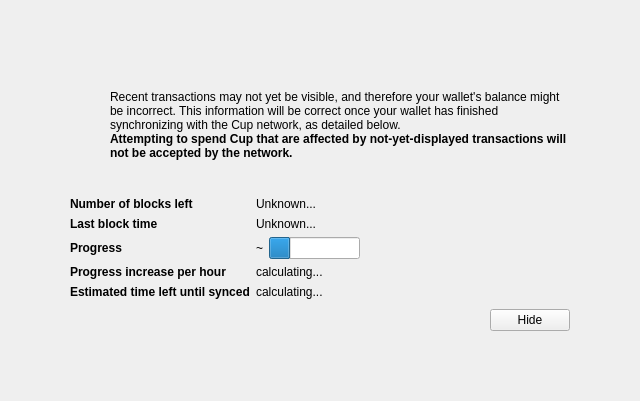
<?xml version="1.0" encoding="UTF-8"?>
<ui version="4.0">
 <class>ModalOverlay</class>
 <widget class="ModalOverlay" name="ModalOverlay">
  <property name="geometry">
   <rect>
    <x>0</x>
    <y>0</y>
    <width>640</width>
    <height>401</height>
   </rect>
  </property>
  <property name="windowTitle">
   <string>Form</string>
  </property>
  <layout class="QVBoxLayout" name="verticalLayout" stretch="0">
   <property name="sizeConstraint">
    <enum>QLayout::SetDefaultConstraint</enum>
   </property>
   <property name="leftMargin">
    <number>0</number>
   </property>
   <property name="topMargin">
    <number>0</number>
   </property>
   <property name="rightMargin">
    <number>0</number>
   </property>
   <property name="bottomMargin">
    <number>0</number>
   </property>
   <item>
    <widget class="QWidget" name="bgWidget" native="true">
     <property name="styleSheet">
      <string notr="true"/>
     </property>
     <layout class="QVBoxLayout" name="verticalLayoutMain" stretch="0">
      <property name="leftMargin">
       <number>60</number>
      </property>
      <property name="topMargin">
       <number>60</number>
      </property>
      <property name="rightMargin">
       <number>60</number>
      </property>
      <property name="bottomMargin">
       <number>60</number>
      </property>
      <item>
       <widget class="QWidget" name="contentWidget" native="true">
        <property name="styleSheet">
         <string notr="true"/>
        </property>
        <layout class="QVBoxLayout" name="verticalLayoutSub" stretch="1,0,0,0,0">
         <property name="spacing">
          <number>0</number>
         </property>
         <property name="leftMargin">
          <number>10</number>
         </property>
         <property name="topMargin">
          <number>10</number>
         </property>
         <property name="rightMargin">
          <number>10</number>
         </property>
         <property name="bottomMargin">
          <number>10</number>
         </property>
         <item>
          <layout class="QHBoxLayout" name="horizontalLayoutIconText" stretch="0,1">
           <property name="topMargin">
            <number>20</number>
           </property>
           <item>
            <layout class="QVBoxLayout" name="verticalLayoutIcon">
             <property name="leftMargin">
              <number>0</number>
             </property>
             <item>
              <widget class="QPushButton" name="warningIcon">
               <property name="enabled">
                <bool>false</bool>
               </property>
               <property name="text">
                <string/>
               </property>
               <property name="icon">
                <iconset>
                 <normaloff>:/icons/warning</normaloff>
                 <disabledoff>:/icons/warning</disabledoff>:/icons/warning</iconset>
               </property>
               <property name="iconSize">
                <size>
                 <width>48</width>
                 <height>48</height>
                </size>
               </property>
               <property name="flat">
                <bool>true</bool>
               </property>
              </widget>
             </item>
             <item>
              <spacer name="verticalSpacerWarningIcon">
               <property name="orientation">
                <enum>Qt::Vertical</enum>
               </property>
               <property name="sizeHint" stdset="0">
                <size>
                 <width>20</width>
                 <height>40</height>
                </size>
               </property>
              </spacer>
             </item>
            </layout>
           </item>
           <item>
            <layout class="QVBoxLayout" name="verticalLayoutInfoText">
             <property name="leftMargin">
              <number>0</number>
             </property>
             <property name="topMargin">
              <number>0</number>
             </property>
             <item>
              <widget class="QLabel" name="infoText">
               <property name="text">
                <string>Recent transactions may not yet be visible, and therefore your wallet's balance might be incorrect. This information will be correct once your wallet has finished synchronizing with the Cup network, as detailed below.</string>
               </property>
               <property name="textFormat">
                <enum>Qt::RichText</enum>
               </property>
               <property name="wordWrap">
                <bool>true</bool>
               </property>
              </widget>
             </item>
             <item>
              <widget class="QLabel" name="infoTextStrong">
               <property name="font">
                <font>
                 <weight>75</weight>
                 <bold>true</bold>
                </font>
               </property>
               <property name="text">
                <string>Attempting to spend Cup that are affected by not-yet-displayed transactions will not be accepted by the network.</string>
               </property>
               <property name="textFormat">
                <enum>Qt::RichText</enum>
               </property>
               <property name="wordWrap">
                <bool>true</bool>
               </property>
              </widget>
             </item>
             <item>
              <spacer name="verticalSpacerInTextSpace">
               <property name="orientation">
                <enum>Qt::Vertical</enum>
               </property>
               <property name="sizeHint" stdset="0">
                <size>
                 <width>20</width>
                 <height>40</height>
                </size>
               </property>
              </spacer>
             </item>
            </layout>
           </item>
          </layout>
         </item>
         <item>
          <spacer name="verticalSpacerAfterText">
           <property name="orientation">
            <enum>Qt::Vertical</enum>
           </property>
           <property name="sizeHint" stdset="0">
            <size>
             <width>20</width>
             <height>40</height>
            </size>
           </property>
          </spacer>
         </item>
         <item>
          <layout class="QFormLayout" name="formLayout">
           <property name="fieldGrowthPolicy">
            <enum>QFormLayout::FieldsStayAtSizeHint</enum>
           </property>
           <property name="horizontalSpacing">
            <number>6</number>
           </property>
           <property name="verticalSpacing">
            <number>6</number>
           </property>
           <property name="topMargin">
            <number>10</number>
           </property>
           <item row="0" column="0">
            <widget class="QLabel" name="labelNumberOfBlocksLeft">
             <property name="font">
              <font>
               <weight>75</weight>
               <bold>true</bold>
              </font>
             </property>
             <property name="text">
              <string>Number of blocks left</string>
             </property>
            </widget>
           </item>
           <item row="0" column="1">
            <widget class="QLabel" name="numberOfBlocksLeft">
             <property name="text">
              <string>Unknown...</string>
             </property>
            </widget>
           </item>
           <item row="1" column="0">
            <widget class="QLabel" name="labelLastBlockTime">
             <property name="font">
              <font>
               <weight>75</weight>
               <bold>true</bold>
              </font>
             </property>
             <property name="text">
              <string>Last block time</string>
             </property>
            </widget>
           </item>
           <item row="1" column="1">
            <widget class="QLabel" name="newestBlockDate">
             <property name="sizePolicy">
              <sizepolicy hsizetype="Maximum" vsizetype="Preferred">
               <horstretch>0</horstretch>
               <verstretch>0</verstretch>
              </sizepolicy>
             </property>
             <property name="text">
              <string>Unknown...</string>
             </property>
            </widget>
           </item>
           <item row="2" column="0">
            <widget class="QLabel" name="labelSyncDone">
             <property name="font">
              <font>
               <weight>75</weight>
               <bold>true</bold>
              </font>
             </property>
             <property name="text">
              <string>Progress</string>
             </property>
            </widget>
           </item>
           <item row="2" column="1">
            <layout class="QHBoxLayout" name="horizontalLayoutSync" stretch="0,1">
             <item>
              <widget class="QLabel" name="percentageProgress">
               <property name="text">
                <string>~</string>
               </property>
              </widget>
             </item>
             <item>
              <widget class="QProgressBar" name="progressBar">
               <property name="value">
                <number>24</number>
               </property>
               <property name="format">
                <string/>
               </property>
              </widget>
             </item>
            </layout>
           </item>
           <item row="4" column="0">
            <widget class="QLabel" name="labelProgressIncrease">
             <property name="font">
              <font>
               <weight>75</weight>
               <bold>true</bold>
              </font>
             </property>
             <property name="text">
              <string>Progress increase per hour</string>
             </property>
            </widget>
           </item>
           <item row="4" column="1">
            <widget class="QLabel" name="progressIncreasePerH">
             <property name="text">
              <string>calculating...</string>
             </property>
            </widget>
           </item>
           <item row="5" column="0">
            <widget class="QLabel" name="labelEstimatedTimeLeft">
             <property name="font">
              <font>
               <weight>75</weight>
               <bold>true</bold>
              </font>
             </property>
             <property name="text">
              <string>Estimated time left until synced</string>
             </property>
            </widget>
           </item>
           <item row="5" column="1">
            <widget class="QLabel" name="expectedTimeLeft">
             <property name="text">
              <string>calculating...</string>
             </property>
            </widget>
           </item>
          </layout>
         </item>
         <item>
          <layout class="QHBoxLayout" name="horizontalLayoutButtons">
           <property name="leftMargin">
            <number>10</number>
           </property>
           <property name="topMargin">
            <number>10</number>
           </property>
           <item>
            <spacer name="horizontalSpacer">
             <property name="orientation">
              <enum>Qt::Horizontal</enum>
             </property>
             <property name="sizeHint" stdset="0">
              <size>
               <width>40</width>
               <height>20</height>
              </size>
             </property>
            </spacer>
           </item>
           <item>
            <widget class="QPushButton" name="closeButton">
             <property name="text">
              <string>Hide</string>
             </property>
            </widget>
           </item>
          </layout>
         </item>
         <item>
          <layout class="QVBoxLayout" name="verticalLayout_2">
           <item>
            <spacer name="verticalSpacer">
             <property name="orientation">
              <enum>Qt::Vertical</enum>
             </property>
             <property name="sizeHint" stdset="0">
              <size>
               <width>20</width>
               <height>40</height>
              </size>
             </property>
            </spacer>
           </item>
          </layout>
         </item>
        </layout>
       </widget>
      </item>
     </layout>
    </widget>
   </item>
  </layout>
 </widget>
 <customwidgets>
  <customwidget>
   <class>ModalOverlay</class>
   <extends>QWidget</extends>
   <header>modaloverlay.h</header>
   <container>1</container>
  </customwidget>
 </customwidgets>
 <resources/>
 <connections/>
</ui>
